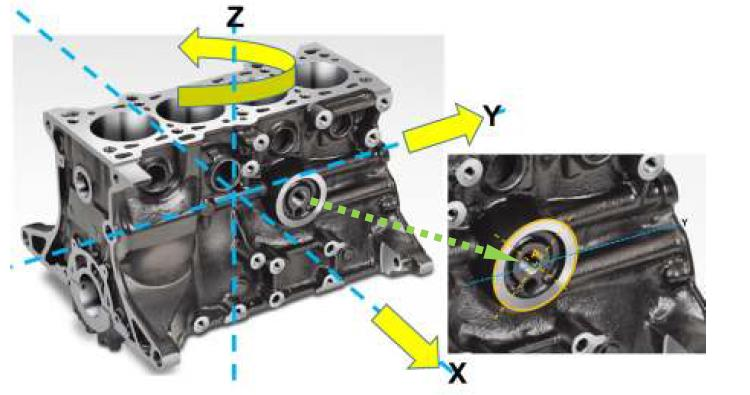
#> input picture imagenes/motor_original.png, 750 x 395 px
$ python hough_tp4.py lineas imagenes/motor_original.png   (older library calls are emulated)
#> lines starting #> are read from the running program, lines starting #| are printed output that depends on the picture; after the words box and inside, x2 and y2 are one past the last pixel; in counts of white or black regions, pixels touching at a corner belong together
#!/usr/bin/env python3
# -*- coding: utf-8 -*-
"""
TP4 - Inteligencia Artificial - Transformada de Hough (rectas y circunferencias)
Alumno: Lucas Adrián Fleury

Los acumuladores de Hough están programados desde cero con NumPy (sin cv2.HoughLines
ni cv2.HoughCircles). OpenCV se usa únicamente para leer/guardar imágenes, suavizar
(GaussianBlur), detectar bordes (Canny) y dibujar el resultado. Para VALIDAR la
implementación propia se compara, al final, contra las funciones de OpenCV.

Uso:
    python hough_tp4.py prueba                  # imagen sintética con verdad conocida
    python hough_tp4.py lineas   imagenes/motor_original.png
    python hough_tp4.py circulos imagenes/motor_original.png
    python hough_tp4.py todo     imagenes/motor_original.png
"""
import sys, os, json
import numpy as np
import cv2

OUT = "resultados"
# Región del block en la imagen del caso (x0, y0, x1, y1): excluye ampliación y rótulos
ROI_BLOCK = (15, 30, 445, 385)


# ----------------------------------------------------------------------------
# 1. PREPROCESAMIENTO
# ----------------------------------------------------------------------------
def limpiar_anotaciones(bgr):
    """La imagen del caso trae ejes y flechas dibujados (amarillo, azul, verde).
    Se detectan por color en HSV y se reconstruyen con inpainting para que no
    voten como bordes falsos."""
    hsv = cv2.cvtColor(bgr, cv2.COLOR_BGR2HSV)
    amarillo = cv2.inRange(hsv, (15, 120, 150), (35, 255, 255))
    azul = cv2.inRange(hsv, (85, 120, 120), (110, 255, 255))
    verde = cv2.inRange(hsv, (35, 80, 120), (85, 255, 255))
    m = cv2.bitwise_or(cv2.bitwise_or(amarillo, azul), verde)
    m = cv2.dilate(m, np.ones((5, 5), np.uint8))
    return cv2.inpaint(bgr, m, 5, cv2.INPAINT_TELEA)


def bordes(gris, sigma=1.6, t1=60, t2=140):
    """Escala de grises -> suavizado gaussiano -> Canny (mapa binario de bordes)."""
    suave = cv2.GaussianBlur(gris, (0, 0), sigma)
    return cv2.Canny(suave, t1, t2)


def cargar(path, usar_roi=True, limpiar=True):
    bgr = cv2.imread(path)
    if bgr is None:
        sys.exit("No se pudo leer la imagen: " + path)
    if limpiar:
        bgr = limpiar_anotaciones(bgr)
    if usar_roi and bgr.shape[1] > 500:       # solo para la imagen del caso
        x0, y0, x1, y1 = ROI_BLOCK
        bgr = bgr[y0:y1, x0:x1]
    return bgr


# ----------------------------------------------------------------------------
# 2. TRANSFORMADA DE HOUGH PARA RECTAS   rho = x*cos(theta) + y*sin(theta)
# ----------------------------------------------------------------------------
def hough_rectas(borde, paso_theta=1.0, paso_rho=1.0):
    """Devuelve (acumulador, thetas[rad], rhos). Cada píxel de borde vota en una
    curva sinusoidal del espacio (theta, rho)."""
    h, w = borde.shape
    thetas = np.deg2rad(np.arange(-90.0, 90.0, paso_theta))
    rho_max = np.hypot(h, w)
    rhos = np.arange(-rho_max, rho_max + paso_rho, paso_rho)
    acc = np.zeros((len(rhos), len(thetas)), dtype=np.int32)
    ys, xs = np.nonzero(borde)
    cos_t, sin_t = np.cos(thetas), np.sin(thetas)
    for j in range(len(thetas)):                      # un voto por (píxel, theta)
        r = xs * cos_t[j] + ys * sin_t[j]
        idx = np.round((r + rho_max) / paso_rho).astype(int)
        acc[:, j] += np.bincount(idx, minlength=len(rhos))
    return acc, thetas, rhos


def picos_rectas(acc, thetas, rhos, n_max=10, umbral_rel=0.35, vecindad=(15, 7)):
    """Selección de picos: umbral relativo + supresión de no-máximos por vecindad.
    Se evita que una misma recta aparezca repetida (picos adyacentes)."""
    a = acc.copy().astype(float)
    umbral = umbral_rel * a.max()
    dr, dt = vecindad
    picos = []
    for _ in range(n_max):
        i, j = np.unravel_index(np.argmax(a), a.shape)
        if a[i, j] < umbral:
            break
        picos.append((rhos[i], thetas[j], int(acc[i, j])))
        a[max(0, i - dr):i + dr + 1, max(0, j - dt):j + dt + 1] = 0
    return picos


def dibujar_rectas(bgr, picos):
    out = bgr.copy()
    d = int(np.hypot(*out.shape[:2]))
    for rho, th, _ in picos:
        x0, y0 = rho * np.cos(th), rho * np.sin(th)
        p1 = (int(x0 - d * np.sin(th)), int(y0 + d * np.cos(th)))
        p2 = (int(x0 + d * np.sin(th)), int(y0 - d * np.cos(th)))
        cv2.line(out, p1, p2, (0, 0, 255), 1, cv2.LINE_AA)
    return out


# ----------------------------------------------------------------------------
# 3. TRANSFORMADA DE HOUGH PARA CIRCUNFERENCIAS DE RADIO CONOCIDO
#    (x-xo)^2 + (y-yo)^2 = R^2  ->  cada borde vota en una circunferencia de
#    radio R centrada en el propio píxel, en el espacio (xo, yo)
# ----------------------------------------------------------------------------
# [69 lines left out: functions hough_circulos, picos_circulos, dibujar_circulos, not called in this run]


def acumulador_a_imagen(acc):
    a = acc.astype(np.float32)
    a = (255 * a / max(a.max(), 1)).astype(np.uint8)
    return cv2.applyColorMap(a, cv2.COLORMAP_JET)


# ----------------------------------------------------------------------------
# 4. PROGRAMAS PRINCIPALES
# ----------------------------------------------------------------------------
# [26 lines left out: function prueba_sintetica, not called in this run]


def run_lineas(path):
    bgr = cargar(path)
#> in cargar, bgr is the input picture: shape (395, 750, 3); mean B, G, R 175.9, 181.8, 180.7
#> in limpiar_anotaciones, `hsv = cv2.cvtColor(bgr, cv2.COLOR_BGR2HSV)`: hsv: shape (395, 750, 3); mean H, S, V 45.4, 21.1, 184.4
#> in limpiar_anotaciones, `amarillo = cv2.inRange(hsv, (15, 120, 150), (35, 255, 255))`:
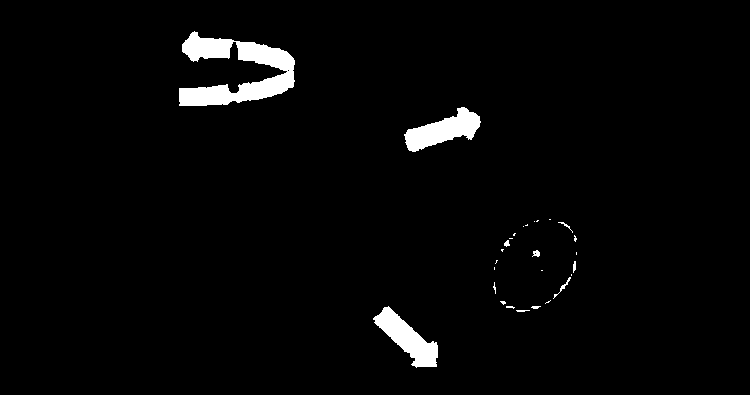
#> amarillo: shape (395, 750); 2.6% white; 28 white regions (18 under 20 px), largest, box (x1, y1, x2, y2) and area: (179, 31, 295, 106) 4106, (404, 107, 481, 152) 1706, (373, 306, 438, 368) 1670
#> in limpiar_anotaciones, `azul = cv2.inRange(hsv, (85, 120, 120), (110, 255, 255))`: azul: shape (395, 750); 1.1% white; 43 white regions (4 under 20 px), largest, box (x1, y1, x2, y2) and area: (217, 177, 262, 208) 464, (107, 229, 125, 239) 100, (284, 232, 298, 245) 100
#> in limpiar_anotaciones, `verde = cv2.inRange(hsv, (35, 80, 120), (85, 255, 255))`: verde: shape (395, 750); 0.56% white; 67 white regions (41 under 20 px), largest, box (x1, y1, x2, y2) and area: (484, 244, 515, 261) 272, (230, 41, 238, 63) 111, (227, 83, 240, 93) 89
#> in limpiar_anotaciones, `m = cv2.bitwise_or(cv2.bitwise_or(amarillo, azul), verde)`: m: shape (395, 750); 4.3% white; 84 white regions (24 under 20 px), largest, box (x1, y1, x2, y2) and area: (177, 31, 296, 119) 4569, (373, 306, 451, 372) 1817, (403, 107, 481, 152) 1753
#> in limpiar_anotaciones, `m = cv2.dilate(m, np.ones((5, 5), np.uint8))`: m: shape (395, 750); 7.6% white; 57 white regions, largest, box (x1, y1, x2, y2) and area: (175, 29, 302, 121) 6045, (371, 304, 453, 374) 2512, (401, 105, 483, 154) 2313
    gris = cv2.cvtColor(bgr, cv2.COLOR_BGR2GRAY)
    b = bordes(gris, sigma=1.6, t1=50, t2=130)
#> in bordes, `return cv2.Canny(suave, t1, t2)`:
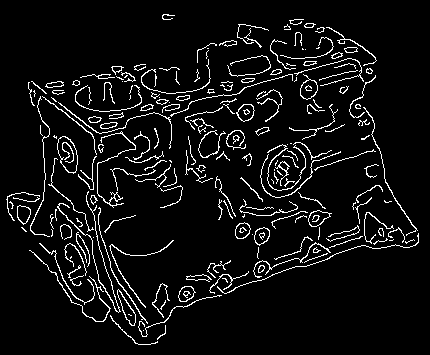
#> returned value: shape (355, 430); 6.5% white in thin lines or dots, all inside (x1, y1, x2, y2) = (6, 14, 419, 345)
    acc, th, rh = hough_rectas(b)
#> in hough_rectas, `ys, xs = np.nonzero(borde)`: ys = 9939 values from 14 to 344; xs = 9939 values, max 418 at index 7336, min 6 at index 5973, mean 203
#> after the loop in hough_rectas, `for j in range(len(thetas)):`:
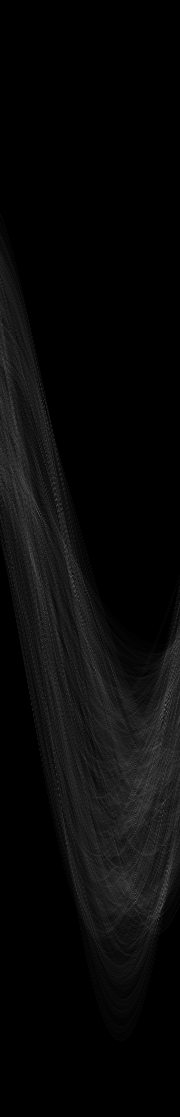
#> acc: shape (1117, 180) int32; min 0, max 112, mean 8.9
#> th = 180 values from -1.57 to 1.55; rh = 1117 values from -557.6 to 558.4
    pr = picos_rectas(acc, th, rh, n_max=6, umbral_rel=0.45)
#> in picos_rectas, `umbral = umbral_rel * a.max()`: umbral = 50.4
#> the loop in picos_rectas, `for _ in range(n_max):` made 6 passes
#> (i, j) on passes 1 to 6: (894, 162), (709, 164), (901, 135), (513, 38), (870, 167), (784, 146)
#> after the loop in picos_rectas, `for _ in range(n_max):`:
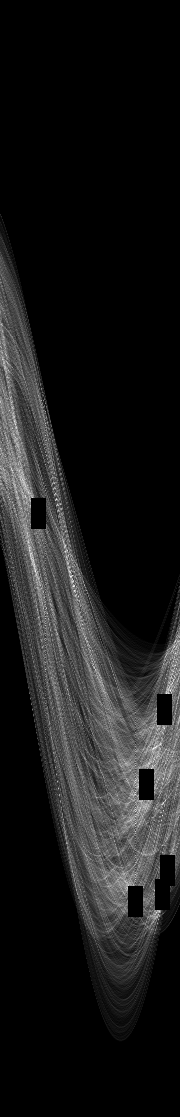
#> a: shape (1117, 180) float64; min 0, max 82, mean 8.4; drawn with min black and max white
#> after the loop in picos_rectas, `for _ in range(n_max):`: picos = [(336.4, 1.26, 112), (151.4, 1.29, 103), (343.4, 0.785, 97), (-44.61, -0.908, 95), (312.4, 1.34, 87), (226.4, 0.977, 83)]
#> pr has the same summary as picos in picos_rectas
    cv2.imwrite(f"{OUT}/rectas_0_entrada.png", bgr)
    cv2.imwrite(f"{OUT}/rectas_1_bordes.png", b)
    cv2.imwrite(f"{OUT}/rectas_2_acumulador.png", acumulador_a_imagen(acc))
#> in acumulador_a_imagen, `a = (255 * a / max(a.max(), 1)).astype(np.uint8)`:
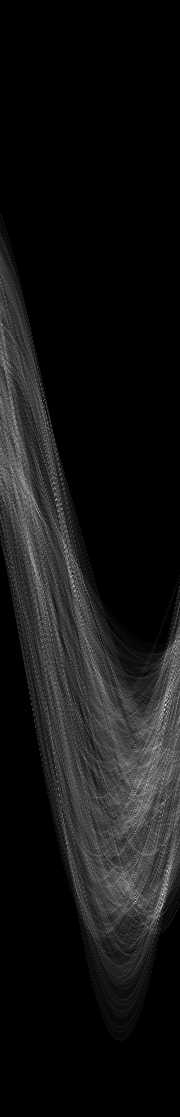
#> a: shape (1117, 180); min 0, max 255, mean 20.1
#> in acumulador_a_imagen, `return cv2.applyColorMap(a, cv2.COLORMAP_JET)`:
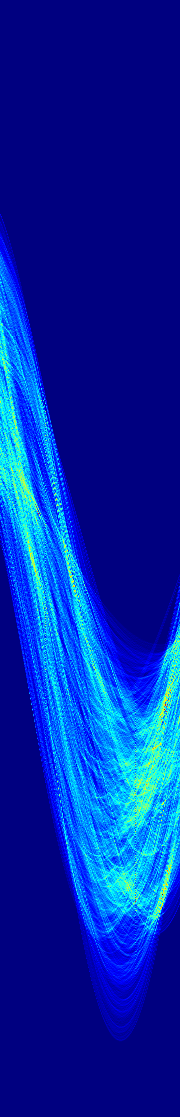
#> returned value: shape (1117, 180, 3); mean of channels 0, 1, 2 165.2, 38.1, 2.4; drawn as B, G, R
    cv2.imwrite(f"{OUT}/rectas_3_resultado.png", dibujar_rectas(bgr, pr))
#> in dibujar_rectas, `d = int(np.hypot(*out.shape[:2]))`: d = 557
#> the loop in dibujar_rectas, `for rho, th, _ in picos:` made 6 passes
#> (rho, th, x0, y0, p1, p2) on passes 1 to 6: (336.4, 1.26, 104, 319.9, (-425, 492), (633, 147)), (151.4, 1.29, 41.73, 145.5, (-493, 299), (577, -8)), (343.4, 0.785, 242.8, 242.8, (-151, 636), (636, -151)), (-44.61, -0.908, -27.46, 35.15, (411, 378), (-466, -307)), (312.4, 1.34, 70.27, 304.4, (-472, 429), (612, 179)), (226.4, 0.977, 126.6, 187.7, (-335, 499), (588, -123))
#> after the loop in dibujar_rectas, `for rho, th, _ in picos:`:
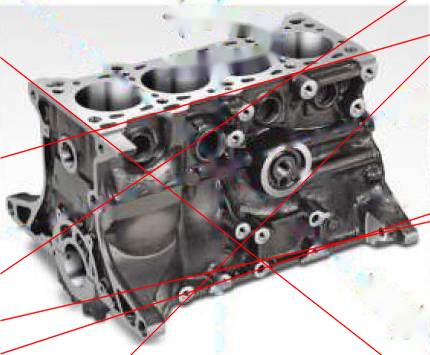
#> out: shape (355, 430, 3); mean B, G, R 164.4, 164, 170.6
    print("RECTAS detectadas (rho[px], theta[°], votos):")
    for r, t, v in pr:
        print(f"  rho={r:7.1f}  theta={np.degrees(t):6.1f}  votos={v}")
#> this loop made 6 passes
#|   rho=  336.4  theta=  72.0  votos=112
#|   rho=  151.4  theta=  74.0  votos=103
#|   rho=  343.4  theta=  45.0  votos=97
#|   rho=  -44.6  theta= -52.0  votos=95
#|   rho=  312.4  theta=  77.0  votos=87
#|   rho=  226.4  theta=  56.0  votos=83
    print("píxeles de borde:", int((b > 0).sum()))
#| píxeles de borde: 9939
    return pr


# [27 lines left out: functions run_circulos, validar_con_opencv, not called in this run]


if __name__ == "__main__":
    os.makedirs(OUT, exist_ok=True)
    modo = sys.argv[1] if len(sys.argv) > 1 else "todo"
    ruta = sys.argv[2] if len(sys.argv) > 2 else "imagenes/motor_original.png"
    if modo in ("prueba", "todo"):
        prueba_sintetica()
    if modo in ("lineas", "todo"):
        run_lineas(ruta)
    if modo in ("circulos", "todo"):
        run_circulos(ruta)
    if modo == "todo":
        validar_con_opencv(ruta)
